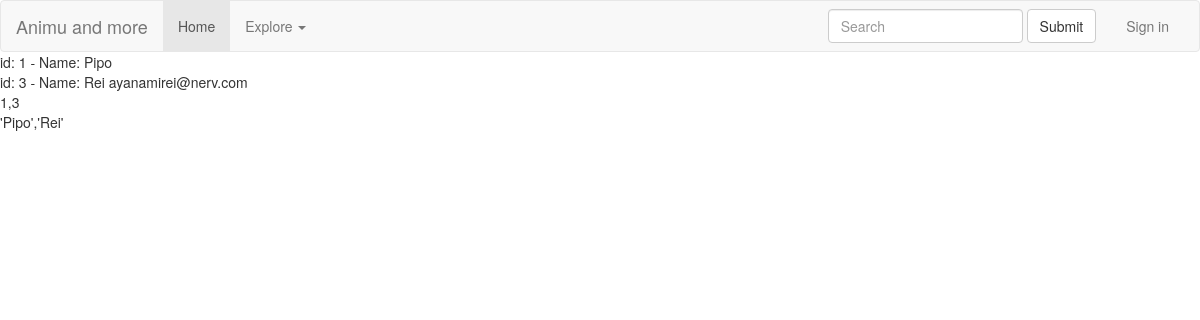
The app's page /getUsers.php, older data.
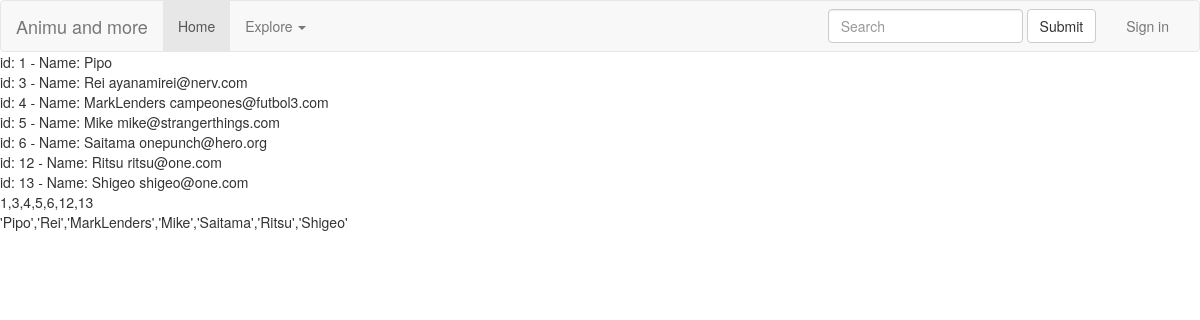
The same page, newer data.
### tables this page shows
CREATE TABLE `users` (
  `UserID` int(11) NOT NULL,
  `Name` varchar(255) NOT NULL,
  `Email` varchar(255) NOT NULL,
  `Password` text NOT NULL,
  `Gender` varchar(255) DEFAULT NULL,
  `Photo` varchar(255) DEFAULT NULL,
  `Birthday` date DEFAULT NULL,
  `RegistrationDate` timestamp NOT NULL DEFAULT CURRENT_TIMESTAMP
);

### getUsers.php (the view)
<?php
include 'head.php';
?>
<body>
<?php
include 'header.php';
?>
<?php
include "connection.php";
$sql = "SELECT * FROM users";
$result = $conn->query($sql);
if ($result->num_rows > 0) {
    $ids = array();
    $names = array();
    while($row = $result->fetch_assoc()) {
        echo "id: " . $row["UserID"]. " - Name: " . $row["Name"]. " " . $row["Email"]. "<br>";
        array_push($ids, $row["UserID"]);
        array_push($names, $row["Name"]);
    }
    echo implode(",",$ids)."<br>";
	echo "'".  implode("','",$names) . "'" ;
} else {
    echo "0 results";
}
?>
</body>
</html>

### head.php (shortened to what this page needs)
<!DOCTYPE html>
<html lang="en">
<head>
	<link rel="stylesheet" href="https://maxcdn.bootstrapcdn.com/bootstrap/3.3.7/css/bootstrap.min.css">
<link rel="stylesheet" type="text/css" href="css/style.css">
</head>

### header.php (shortened to what this page needs)
<nav class="navbar navbar-default my-navbar">
  <div class="container-fluid">
    <div class="navbar-header">
      <a class="navbar-brand" href="#">Animu and more</a>
    </div>
    <div class="collapse navbar-collapse" id="bs-example-navbar-collapse-1">
      <ul class="nav navbar-nav">
        <li class="active"><a href="#">Home <span class="sr-only">(current)</span></a></li>
          <li class="dropdown">
          <a href="#" class="dropdown-toggle" data-toggle="dropdown" role="button" aria-haspopup="true" aria-expanded="false">Explore <span class="caret"></span></a>
        </li>
      </ul>
      <?php
        if(isset($_SESSION['login_user'])){
          include 'headerLoggedSettings.php';
        }
        else{
          include 'headerUnloggedSettings.php';
        }
      ?>
      <form class="navbar-form navbar-right">
        <div class="form-group">
          <input type="text" class="form-control" placeholder="Search">
        </div>
        <button type="submit" class="btn btn-default">Submit</button>
      </form>
    </div>
  </div>
</nav>

### headerUnloggedSettings.php
  <ul class="nav navbar-nav navbar-right">
  <li class="dropdown">
    <a href="login.php"   role="button" aria-haspopup="true" aria-expanded="false">Sign in </a>
  </li>
</ul>

### css/style.css (style rules this page uses)
.my-navbar { margin-bottom: 0; }

Row changes from the older to the newer data that the page shows:
added users: UserID "4", Name "MarkLenders", Email "campeones@futbol3.com"
added users: UserID "5", Name "Mike", Email "mike@strangerthings.com"
added users: UserID "6", Name "Saitama", Email "onepunch@hero.org"
added users: UserID "12", Name "Ritsu", Email "ritsu@one.com"
added users: UserID "13", Name "Shigeo", Email "shigeo@one.com"
Text that changed along with them:
implode(",",$ids): "1,3" → "1,3,4,5,6,12,13"
implode("','",$names): "Pipo','Rei" → "Pipo','Rei','MarkLenders','Mike','Saitama','Ritsu','Shigeo"
